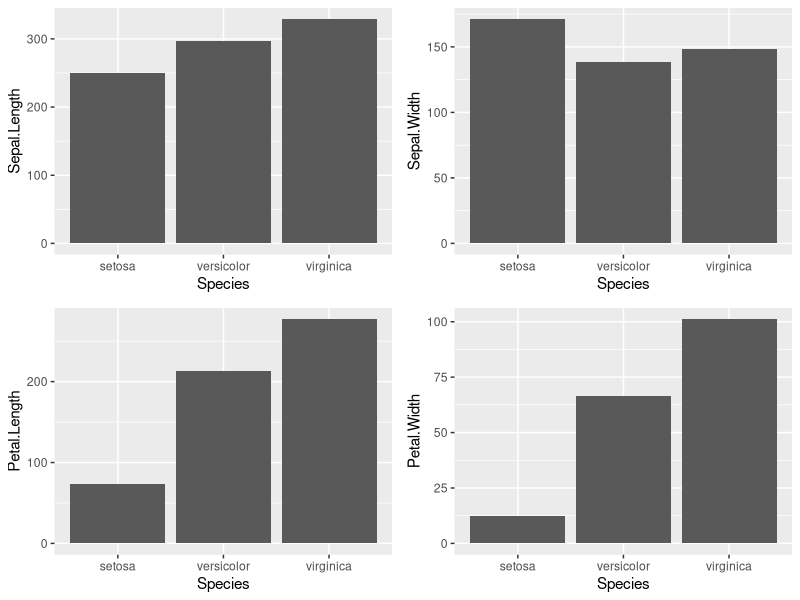
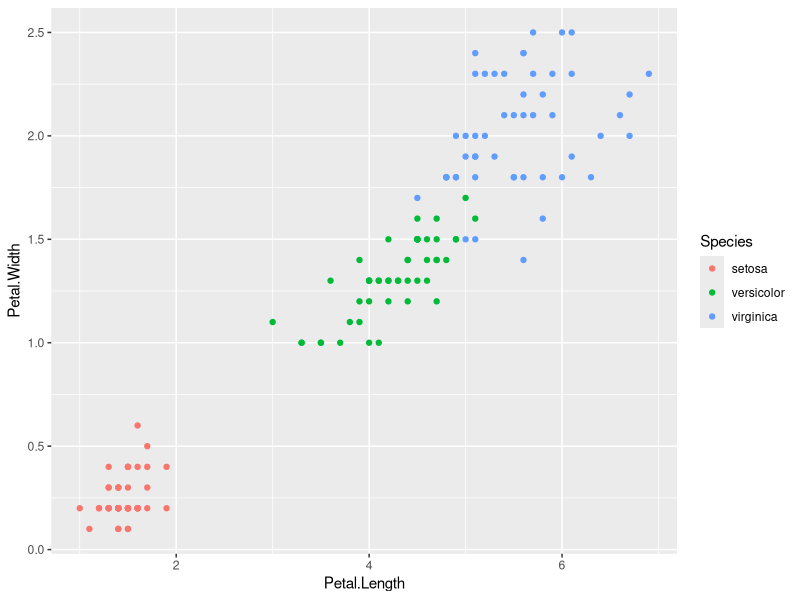
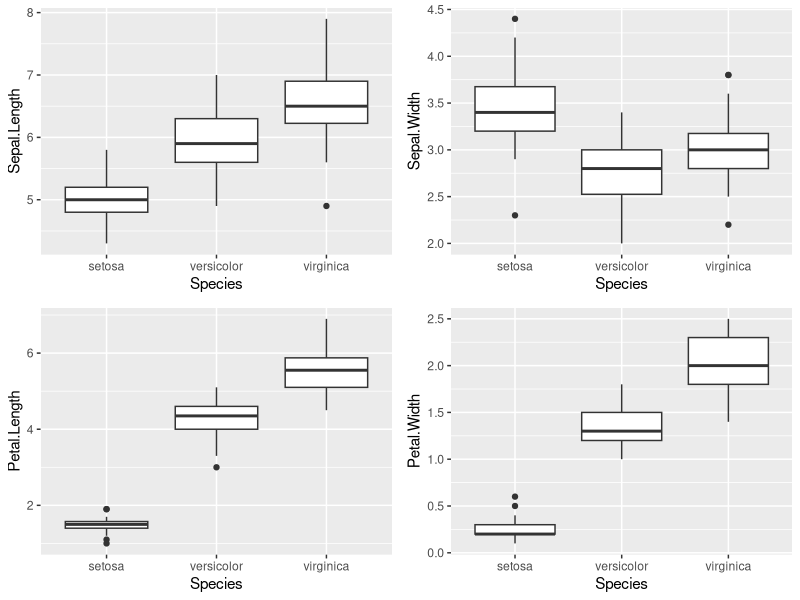
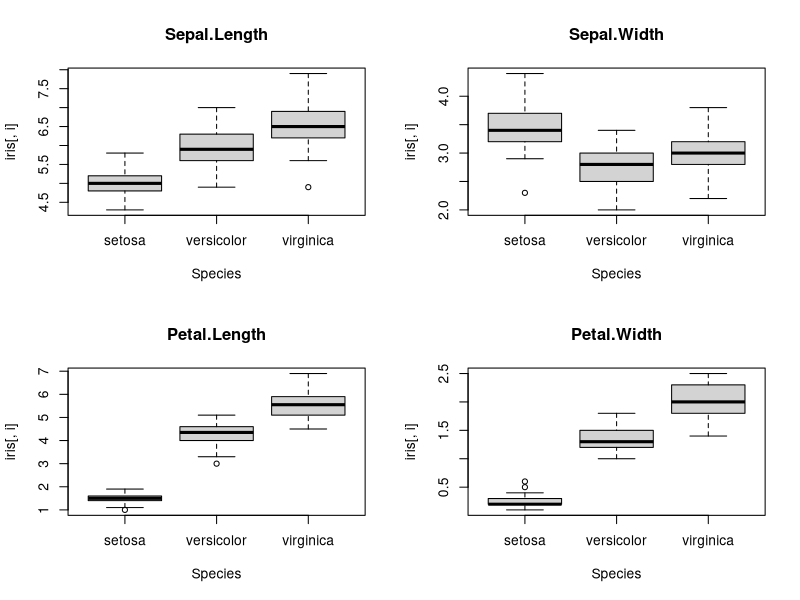
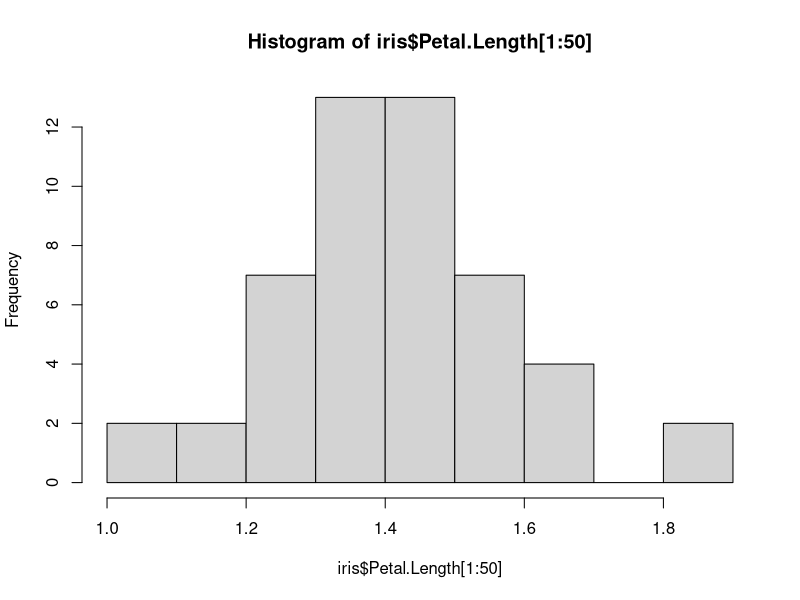
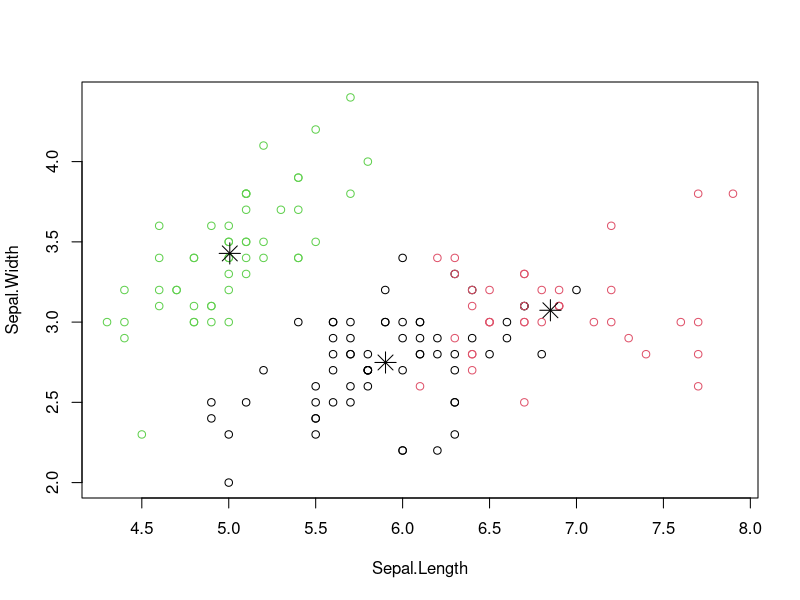

The R source for these figures, in order:
##################################K-means Clustering on Iris Dataset################################

#Loading the required Libraries

library(ggplot2)
library(cowplot)

#Exploring the datasets

str(iris)
View(iris)

#Performing Exploratory Data Analysis on the dataset

plot_grid(
ggplot(iris,aes(x=Species,y=Sepal.Length)) + geom_bar(stat = "identity"),
ggplot(iris,aes(x=Species,y=Sepal.Width))  + geom_bar(stat = "identity"),
ggplot(iris,aes(x=Species,y=Petal.Length)) + geom_bar(stat = "identity"),
ggplot(iris,aes(x=Species,y=Petal.Width))  + geom_bar(stat = "identity"),align = "h"
)

ggplot(iris,aes(Petal.Length,Petal.Width,color=Species))+geom_point()

#Finding the mean of the Sepal Length across Species

aggregate(Sepal.Length~Species, data=iris ,mean)
aggregate(Sepal.Width~ Species, data=iris ,mean)
aggregate(Petal.Length~Species, data=iris ,mean)
aggregate(Petal.Width~ Species, data=iris ,mean)

#Finding if any outliers exist in the IRIS dataset

quantile(iris$Sepal.Length,seq(0,1,0.01))
quantile(iris$Sepal.Width,seq(0,1,0.01))
quantile(iris$Petal.Length,seq(0,1,0.01))
quantile(iris$Petal.Width,seq(0,1,0.01))

#Boxplot for all the datasets

plot_grid(
  ggplot(iris,aes(x=Species,y=Sepal.Length))+geom_boxplot(),
  ggplot(iris,aes(x=Species,y=Sepal.Width)) +geom_boxplot(),
  ggplot(iris,aes(x=Species,y=Petal.Length))+geom_boxplot(),
  ggplot(iris,aes(x=Species,y=Petal.Width)) +geom_boxplot(),align = "h"
  )

par(mfrow=c(2,2))
for(i in 1:4) boxplot(iris[,i]~Species,data=iris,main=names(iris)[i])

par(mfrow=c(1,1))
hist(iris$Petal.Length[1:50])

#Clustering the different Iris dataset using K-means by eliminating the Species column

irisCluster<-kmeans(iris[,1:4],3,nstart = 20)

#irisCluster$totss
#irisCluster$withinss
#irisCluster$tot.withinss
#irisCluster$betweenss

#Evaluating the k-means results by forming the results versus Species

table(iris$Species,irisCluster$cluster)

#Setosa seems to be correctly identified
#Versicolor species has 48 correct and 2 incorrect classifications
#Virginica  species has 36 correct and 14 incorrect classifications
#The reason being the set of predictor variables for Versicolor and virginica
#being very close and Setosa variables being very different from the other too


#Plot the resulting K-means

plot(iris[,c("Sepal.Length","Sepal.Width")],col=irisCluster$cluster)
points(irisCluster$centers[,c("Sepal.Length","Sepal.Width")],pch =8,cex=2)
